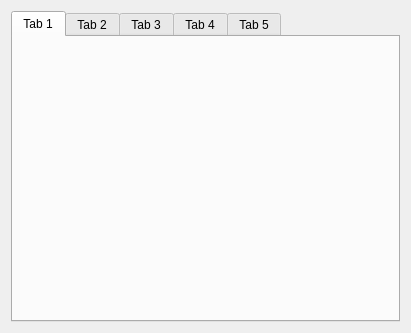
<?xml version="1.0" encoding="UTF-8"?>
<ui version="4.0">
 <class>MainWidget</class>
 <widget class="QWidget" name="MainWidget">
  <property name="geometry">
   <rect>
    <x>0</x>
    <y>0</y>
    <width>411</width>
    <height>333</height>
   </rect>
  </property>
  <property name="windowTitle">
   <string>MainWidget</string>
  </property>
  <layout class="QVBoxLayout" name="verticalLayout">
   <item>
    <widget class="QTabWidget" name="pTabWidget">
     <property name="currentIndex">
      <number>0</number>
     </property>
     <widget class="QWidget" name="pTab1">
      <attribute name="title">
       <string>Tab 1</string>
      </attribute>
     </widget>
     <widget class="QWidget" name="pTab2">
      <attribute name="title">
       <string>Tab 2</string>
      </attribute>
     </widget>
     <widget class="QWidget" name="pTab3">
      <attribute name="title">
       <string>Tab 3</string>
      </attribute>
     </widget>
     <widget class="QWidget" name="pTab4">
      <attribute name="title">
       <string>Tab 4</string>
      </attribute>
     </widget>
     <widget class="QWidget" name="pTab5">
      <attribute name="title">
       <string>Tab 5</string>
      </attribute>
     </widget>
    </widget>
   </item>
  </layout>
 </widget>
 <resources/>
 <connections/>
</ui>
